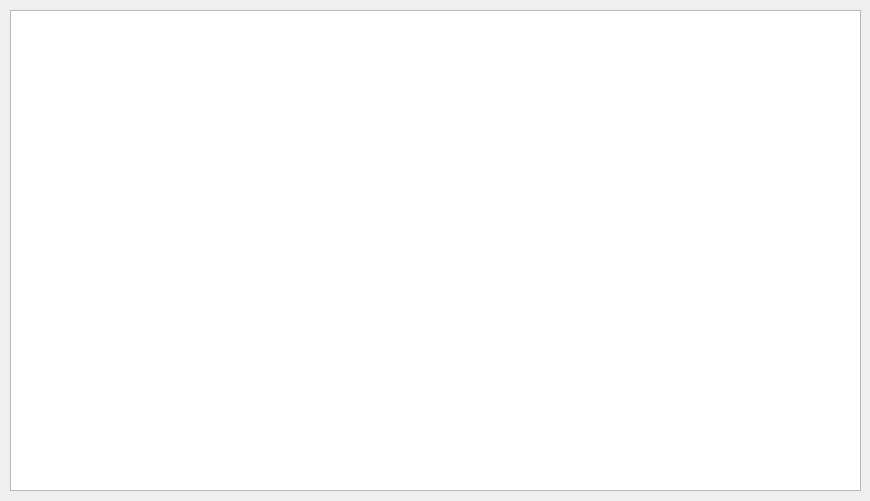
<?xml version="1.0" encoding="UTF-8"?>
<ui version="4.0">
 <class>Form</class>
 <widget class="QWidget" name="Form">
  <property name="geometry">
   <rect>
    <x>0</x>
    <y>0</y>
    <width>870</width>
    <height>501</height>
   </rect>
  </property>
  <property name="windowTitle">
   <string>Arduino Control Array</string>
  </property>
  <widget class="QWidget" name="verticalLayoutWidget">
   <property name="geometry">
    <rect>
     <x>10</x>
     <y>10</y>
     <width>851</width>
     <height>481</height>
    </rect>
   </property>
   <layout class="QVBoxLayout" name="verticalLayout">
    <item>
     <widget class="QTextEdit" name="ShoWArduinoControlArray">
      <property name="tabStopWidth">
       <number>120</number>
      </property>
     </widget>
    </item>
   </layout>
  </widget>
 </widget>
 <resources/>
 <connections/>
</ui>
